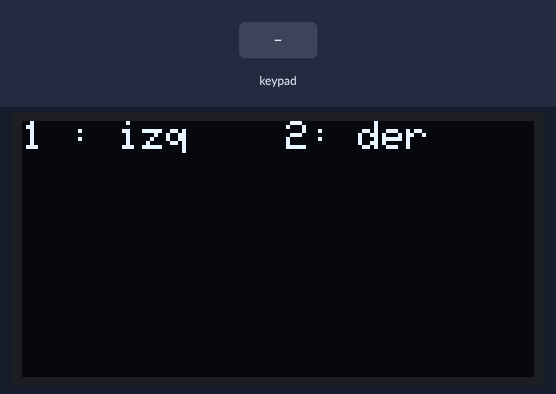
Recording of a sketch running on a simulated Arduino Mega 2560, built with avr-gcc and run on an emulated ATmega2560. On the bench: 128×64 one-colour display. The test bench sets the inputs (shaded band).

Above: at 1.0 s.
1.1 s: keypad keys 3 0 3 1 3 2 3 3 pressed 0.4 s apart
At 3.3 s:
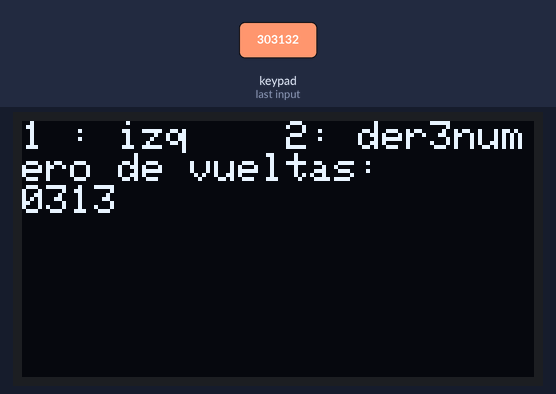
At 6.6 s:
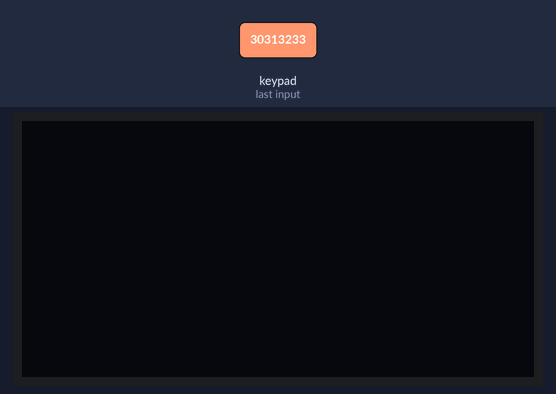
Timing chart, 0 to 8.1 s (numbered marks = the images above; inputs shaded):
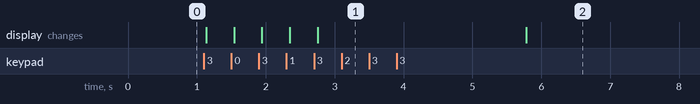

The sketch:

practica3Motor.ino
```cpp
#include <Wire.h>
#include <Keypad.h>
#include <Arduino.h>
#include <Adafruit_SSD1306.h>
#include <Adafruit_GFX.h>
#include <timer.h>
#include <string.h>
#include <Servo.h>

const uint16_t SCREEN_WIDTH = 128;
const uint16_t SCREEN_HEIGHT = 64;
// Declaration for an SSD1306 display connected to I2C (SDA, SCL pins)
#define OLED_RESET -1 // Reset pin # (or -1 if sharing Arduino reset pin)
Adafruit_SSD1306 display(SCREEN_WIDTH, SCREEN_HEIGHT, &Wire, OLED_RESET);
const byte ROWS = 4; //four rows
const byte COLS = 4; //three columns
char keys[ROWS][COLS] = {
    {'1', '2', '3', 'A'},
    {'4', '5', '6', 'B'},
    {'7', '8', '9', 'C'},
    {'0', '0', '0', 'D'}};
//byte rowPins[ROWS] = {0, 1, 2, 3}; //connect to the row pinouts of the keypad
byte rowPins[ROWS] = {30, 31, 32, 33}; //connect to the row pinouts of the keypad
byte colPins[COLS] = {34, 35, 36,37}; //connect to the column pinouts of the keypad
//byte colPins[COLS] = {4, 5, 6, 7}; //connect to the column pinouts of the keypad
Keypad keypad = Keypad(makeKeymap(keys), rowPins, colPins, ROWS, COLS);
char g_str_buffer[32];
int getNumberFromKeypad(Keypad *ref, Adafruit_SSD1306 *screen_ref, const uint digits);
char * readStringFromKeypad(Keypad *ref, Adafruit_SSD1306 *screen_ref, const uint digits);

int Direccion,NumeroDeVuletas;

void setup()
{
    display.begin(SSD1306_SWITCHCAPVCC, 0x3C);
    display.setTextSize(1);
    display.setTextColor(WHITE);
    keypad.setDebounceTime(100);
    keypad.setHoldTime(500);
    display.clearDisplay();
    display.setCursor(0,0);
    display.print("1 : izq    2: der");
    display.display();
    Direccion = getNumberFromKeypad(&keypad,&display,1);
    display.print("numero de vueltas: ");
    display.setCursor(0,16);
    NumeroDeVuletas = getNumberFromKeypad(&keypad,&display,4);
    delay(3000);
    display.clearDisplay();
}

void loop()
{

  display.setCursor(0,32);
  display.print("vueltas Actuales: ");


  display.clearDisplay();
  display.display();
}


int getNumberFromKeypad(Keypad *ref, Adafruit_SSD1306 *screen_ref, const uint digits)
{
  char buffer[digits];
  for (uint d_i = 0; d_i < digits; d_i++)
  {
    buffer[d_i] = ref->waitForKey();
    screen_ref->print(buffer[d_i]);
    screen_ref->display();
  }
  return (atoi(buffer));
}

char * readStringFromKeypad(Keypad *ref, Adafruit_SSD1306 *screen_ref, const uint digits)
{
   char buffer[digits];
    for (uint d_i = 0; d_i < digits; d_i++)
    {
      g_str_buffer[d_i] = ref->waitForKey();
      screen_ref->print(g_str_buffer[d_i]);
      screen_ref->display();
    }
  return buffer;
}
```

Measured:
- after the input at 1.1 s, the display: first changes at once (image 1 shows a later state)
